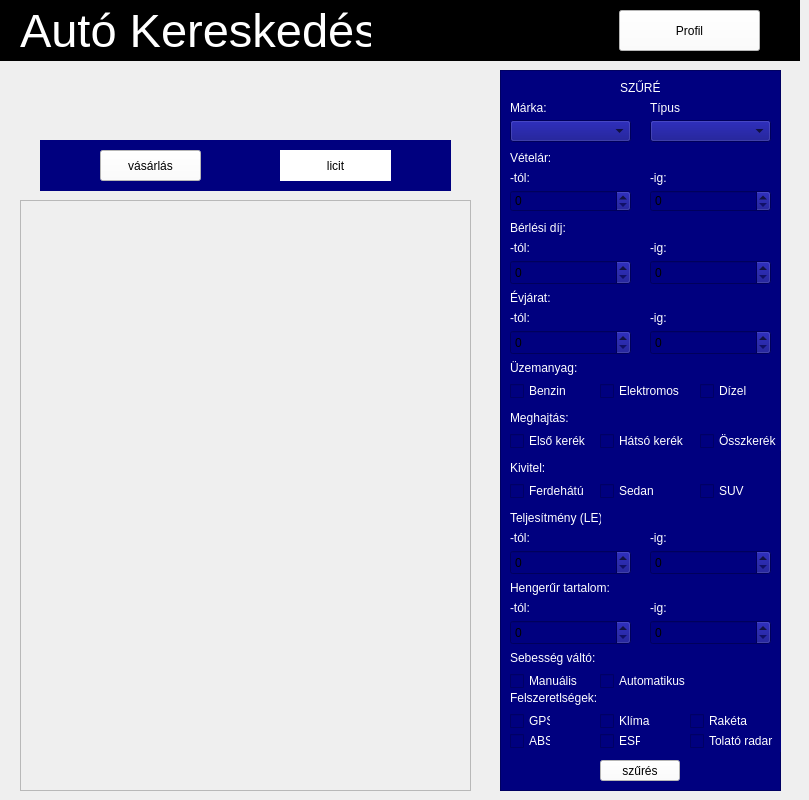
   <widget class="QWidget" name="registeredPage">
    <widget class="QWidget" name="headerRegistered" native="true">
     <property name="geometry">
      <rect>
       <x>0</x>
       <y>0</y>
       <width>800</width>
       <height>61</height>
      </rect>
     </property>
     <property name="styleSheet">
      <string notr="true">background-color: rgb(0, 0, 0);</string>
     </property>
     <widget class="QPushButton" name="profileButtonRegistered">
      <property name="geometry">
       <rect>
        <x>619</x>
        <y>10</y>
        <width>141</width>
        <height>41</height>
       </rect>
      </property>
      <property name="styleSheet">
       <string notr="true">background-color: rgb(255, 255, 255);
color: rgb(0, 0, 0);</string>
      </property>
      <property name="text">
       <string>Profil</string>
      </property>
     </widget>
     <widget class="QLabel" name="headerLabelRegistered">
      <property name="geometry">
       <rect>
        <x>20</x>
        <y>10</y>
        <width>351</width>
        <height>41</height>
       </rect>
      </property>
      <property name="font">
       <font>
        <pointsize>35</pointsize>
       </font>
      </property>
      <property name="styleSheet">
       <string notr="true">color: rgb(255, 255, 255);</string>
      </property>
      <property name="text">
       <string>Autó Kereskedés</string>
      </property>
     </widget>
    </widget>
    <widget class="QFrame" name="filterBgRegistered">
     <property name="geometry">
      <rect>
       <x>500</x>
       <y>70</y>
       <width>281</width>
       <height>721</height>
      </rect>
     </property>
     <property name="styleSheet">
      <string notr="true">background-color: rgb(0, 0, 127);</string>
     </property>
     <property name="frameShape">
      <enum>QFrame::StyledPanel</enum>
     </property>
     <property name="frameShadow">
      <enum>QFrame::Raised</enum>
     </property>
     <widget class="QPushButton" name="filerButtonRegistered">
      <property name="geometry">
       <rect>
        <x>100</x>
        <y>690</y>
        <width>80</width>
        <height>21</height>
       </rect>
      </property>
      <property name="styleSheet">
       <string notr="true">background-color: rgb(255, 255, 255);
color: rgb(0, 0, 0);</string>
      </property>
      <property name="text">
       <string>szűrés</string>
      </property>
     </widget>
     <widget class="QLabel" name="brandLabelRegistered">
      <property name="geometry">
       <rect>
        <x>10</x>
        <y>30</y>
        <width>41</width>
        <height>16</height>
       </rect>
      </property>
      <property name="styleSheet">
       <string notr="true">color: rgb(255, 255, 255);</string>
      </property>
      <property name="text">
       <string>Márka:</string>
      </property>
     </widget>
     <widget class="QComboBox" name="brandComboBoxRegistered">
      <property name="geometry">
       <rect>
        <x>10</x>
        <y>50</y>
        <width>121</width>
        <height>22</height>
       </rect>
      </property>
     </widget>
     <widget class="QLabel" name="typeLabelRegistered">
      <property name="geometry">
       <rect>
        <x>150</x>
        <y>30</y>
        <width>31</width>
        <height>16</height>
       </rect>
      </property>
      <property name="styleSheet">
       <string notr="true">color: rgb(255, 255, 255);</string>
      </property>
      <property name="text">
       <string>Típus:</string>
      </property>
     </widget>
     <widget class="QComboBox" name="typeComboBoxRegistered">
      <property name="geometry">
       <rect>
        <x>150</x>
        <y>50</y>
        <width>121</width>
        <height>22</height>
       </rect>
      </property>
     </widget>
     <widget class="QLabel" name="priceLabelRegistered">
      <property name="geometry">
       <rect>
        <x>10</x>
        <y>80</y>
        <width>41</width>
        <height>16</height>
       </rect>
      </property>
      <property name="styleSheet">
       <string notr="true">color: rgb(255, 255, 255);</string>
      </property>
      <property name="text">
       <string>Vételár:</string>
      </property>
     </widget>
     <widget class="QSpinBox" name="fromPriceSpinBoxRegistered">
      <property name="geometry">
       <rect>
        <x>10</x>
        <y>120</y>
        <width>121</width>
        <height>22</height>
       </rect>
      </property>
     </widget>
     <widget class="QLabel" name="fromPriceLabelRegistered">
      <property name="geometry">
       <rect>
        <x>10</x>
        <y>100</y>
        <width>21</width>
        <height>16</height>
       </rect>
      </property>
      <property name="styleSheet">
       <string notr="true">color: rgb(255, 255, 255);</string>
      </property>
      <property name="text">
       <string>-tól:</string>
      </property>
     </widget>
     <widget class="QSpinBox" name="toPriceSpinBoxRegistered">
      <property name="geometry">
       <rect>
        <x>150</x>
        <y>120</y>
        <width>121</width>
        <height>22</height>
       </rect>
      </property>
     </widget>
     <widget class="QLabel" name="toPriceLabelRegistered">
      <property name="geometry">
       <rect>
        <x>150</x>
        <y>100</y>
        <width>16</width>
        <height>16</height>
       </rect>
      </property>
      <property name="styleSheet">
       <string notr="true">color: rgb(255, 255, 255);</string>
      </property>
      <property name="text">
       <string>-ig:</string>
      </property>
     </widget>
     <widget class="QLabel" name="filterLabelRegistered">
      <property name="geometry">
       <rect>
        <x>120</x>
        <y>10</y>
        <width>41</width>
        <height>16</height>
       </rect>
      </property>
      <property name="styleSheet">
       <string notr="true">color: rgb(255, 255, 255);</string>
      </property>
      <property name="text">
       <string>SZŰRÉS</string>
      </property>
     </widget>
     <widget class="QSpinBox" name="FromRentSpinBoxRegistered">
      <property name="geometry">
       <rect>
        <x>10</x>
        <y>190</y>
        <width>121</width>
        <height>25</height>
       </rect>
      </property>
     </widget>
     <widget class="QSpinBox" name="toRentSpinBoxRegistered">
      <property name="geometry">
       <rect>
        <x>150</x>
        <y>190</y>
        <width>121</width>
        <height>25</height>
       </rect>
      </property>
     </widget>
     <widget class="QLabel" name="rentLabelRegistered">
      <property name="geometry">
       <rect>
        <x>10</x>
        <y>150</y>
        <width>61</width>
        <height>16</height>
       </rect>
      </property>
      <property name="styleSheet">
       <string notr="true">color: rgb(255, 255, 255);</string>
      </property>
      <property name="text">
       <string>Bérlési díj:</string>
      </property>
     </widget>
     <widget class="QLabel" name="fromRentLabelRegistered">
      <property name="geometry">
       <rect>
        <x>10</x>
        <y>170</y>
        <width>21</width>
        <height>16</height>
       </rect>
      </property>
      <property name="styleSheet">
       <string notr="true">color: rgb(255, 255, 255);</string>
      </property>
      <property name="text">
       <string>-tól:</string>
      </property>
     </widget>
     <widget class="QLabel" name="toRentLabelRegistered">
      <property name="geometry">
       <rect>
        <x>150</x>
        <y>170</y>
        <width>21</width>
        <height>16</height>
       </rect>
      </property>
      <property name="styleSheet">
       <string notr="true">color: rgb(255, 255, 255);</string>
      </property>
      <property name="text">
       <string>-ig:</string>
      </property>
     </widget>
     <widget class="QLabel" name="fuelLabelRegistered">
      <property name="geometry">
       <rect>
        <x>10</x>
        <y>290</y>
        <width>71</width>
        <height>16</height>
       </rect>
      </property>
      <property name="styleSheet">
       <string notr="true">color: rgb(255, 255, 255);</string>
      </property>
      <property name="text">
       <string>Üzemanyag:</string>
      </property>
     </widget>
     <widget class="QWidget" name="widget_3" native="true">
      <property name="geometry">
       <rect>
        <x>10</x>
        <y>310</y>
        <width>261</width>
        <height>21</height>
       </rect>
      </property>
      <widget class="QCheckBox" name="gasCheckBoxRegistered">
       <property name="geometry">
        <rect>
         <x>0</x>
         <y>0</y>
         <width>61</width>
         <height>22</height>
        </rect>
       </property>
       <property name="styleSheet">
        <string notr="true">color: rgb(255, 255, 255);</string>
       </property>
       <property name="text">
        <string>Benzin</string>
       </property>
       <property name="checked">
        <bool>false</bool>
       </property>
      </widget>
      <widget class="QCheckBox" name="dieselCheckBoxRegistered">
       <property name="geometry">
        <rect>
         <x>190</x>
         <y>0</y>
         <width>51</width>
         <height>22</height>
        </rect>
       </property>
       <property name="styleSheet">
        <string notr="true">color: rgb(255, 255, 255);</string>
       </property>
       <property name="text">
        <string>Dízel</string>
       </property>
      </widget>
      <widget class="QCheckBox" name="electronicCheckBoxRegistered">
       <property name="geometry">
        <rect>
         <x>90</x>
         <y>0</y>
         <width>91</width>
         <height>22</height>
        </rect>
       </property>
       <property name="styleSheet">
        <string notr="true">color: rgb(255, 255, 255);</string>
       </property>
       <property name="text">
        <string>Elektromos</string>
       </property>
      </widget>
     </widget>
     <widget class="QLabel" name="driveLabelRegistered">
      <property name="geometry">
       <rect>
        <x>10</x>
        <y>340</y>
        <width>61</width>
        <height>16</height>
       </rect>
      </property>
      <property name="styleSheet">
       <string notr="true">color: rgb(255, 255, 255);</string>
      </property>
      <property name="text">
       <string>Meghajtás:</string>
      </property>
     </widget>
     <widget class="QWidget" name="widget_4" native="true">
      <property name="geometry">
       <rect>
        <x>10</x>
        <y>360</y>
        <width>271</width>
        <height>21</height>
       </rect>
      </property>
      <widget class="QCheckBox" name="fwdCheckBoxRegistered">
       <property name="geometry">
        <rect>
         <x>0</x>
         <y>0</y>
         <width>81</width>
         <height>22</height>
        </rect>
       </property>
       <property name="styleSheet">
        <string notr="true">color: rgb(255, 255, 255);</string>
       </property>
       <property name="text">
        <string>Első kerék</string>
       </property>
       <property name="checked">
        <bool>false</bool>
       </property>
      </widget>
      <widget class="QCheckBox" name="rwdCheckBoxRegistered">
       <property name="geometry">
        <rect>
         <x>90</x>
         <y>0</y>
         <width>91</width>
         <height>22</height>
        </rect>
       </property>
       <property name="styleSheet">
        <string notr="true">color: rgb(255, 255, 255);</string>
       </property>
       <property name="text">
        <string>Hátsó kerék</string>
       </property>
      </widget>
      <widget class="QCheckBox" name="awdCheckBoxRegistered">
       <property name="geometry">
        <rect>
         <x>190</x>
         <y>0</y>
         <width>81</width>
         <height>22</height>
        </rect>
       </property>
       <property name="styleSheet">
        <string notr="true">color: rgb(255, 255, 255);</string>
       </property>
       <property name="text">
        <string>Összkerék</string>
       </property>
      </widget>
     </widget>
     <widget class="QSpinBox" name="toYearSpinBoxRegistered">
      <property name="geometry">
       <rect>
        <x>150</x>
        <y>260</y>
        <width>121</width>
        <height>25</height>
       </rect>
      </property>
     </widget>
     <widget class="QSpinBox" name="fromYearSpinBoxRegistered">
      <property name="geometry">
       <rect>
        <x>10</x>
        <y>260</y>
        <width>121</width>
        <height>25</height>
       </rect>
      </property>
     </widget>
     <widget class="QLabel" name="yearLabelRegistered">
      <property name="geometry">
       <rect>
        <x>10</x>
        <y>220</y>
        <width>41</width>
        <height>16</height>
       </rect>
      </property>
      <property name="styleSheet">
       <string notr="true">color: rgb(255, 255, 255);</string>
      </property>
      <property name="text">
       <string>Évjárat:</string>
      </property>
     </widget>
     <widget class="QLabel" name="fromYearLabelRegistered">
      <property name="geometry">
       <rect>
        <x>10</x>
        <y>240</y>
        <width>31</width>
        <height>16</height>
       </rect>
      </property>
      <property name="styleSheet">
       <string notr="true">color: rgb(255, 255, 255);</string>
      </property>
      <property name="text">
       <string>-tól:</string>
      </property>
     </widget>
     <widget class="QLabel" name="toYearLabelRegistered">
      <property name="geometry">
       <rect>
        <x>150</x>
        <y>240</y>
        <width>21</width>
        <height>16</height>
       </rect>
      </property>
      <property name="styleSheet">
       <string notr="true">color: rgb(255, 255, 255);</string>
      </property>
      <property name="text">
       <string>-ig:</string>
      </property>
     </widget>
     <widget class="QLabel" name="designLabelRegistered">
      <property name="geometry">
       <rect>
        <x>10</x>
        <y>390</y>
        <width>41</width>
        <height>16</height>
       </rect>
      </property>
      <property name="styleSheet">
       <string notr="true">color: rgb(255, 255, 255);</string>
      </property>
      <property name="text">
       <string>Kivitel:</string>
      </property>
     </widget>
     <widget class="QWidget" name="designWidgetRegistered" native="true">
      <property name="geometry">
       <rect>
        <x>10</x>
        <y>410</y>
        <width>261</width>
        <height>21</height>
       </rect>
      </property>
      <widget class="QCheckBox" name="hatchbackCheckBoxRegistered">
       <property name="geometry">
        <rect>
         <x>0</x>
         <y>0</y>
         <width>81</width>
         <height>22</height>
        </rect>
       </property>
       <property name="styleSheet">
        <string notr="true">color: rgb(255, 255, 255);</string>
       </property>
       <property name="text">
        <string>Ferdehátú</string>
       </property>
       <property name="checked">
        <bool>false</bool>
       </property>
      </widget>
      <widget class="QCheckBox" name="sedanCheckBoxRegistered">
       <property name="geometry">
        <rect>
         <x>90</x>
         <y>0</y>
         <width>61</width>
         <height>22</height>
        </rect>
       </property>
       <property name="styleSheet">
        <string notr="true">color: rgb(255, 255, 255);</string>
       </property>
       <property name="text">
        <string>Sedan</string>
       </property>
      </widget>
      <widget class="QCheckBox" name="suvCheckBoxRegistered">
       <property name="geometry">
        <rect>
         <x>190</x>
         <y>0</y>
         <width>51</width>
         <height>22</height>
        </rect>
       </property>
       <property name="styleSheet">
        <string notr="true">color: rgb(255, 255, 255);</string>
       </property>
       <property name="text">
        <string>SUV</string>
       </property>
      </widget>
     </widget>
     <widget class="QLabel" name="powerLabelRegistered">
      <property name="geometry">
       <rect>
        <x>10</x>
        <y>440</y>
        <width>91</width>
        <height>16</height>
       </rect>
      </property>
      <property name="styleSheet">
       <string notr="true">color: rgb(255, 255, 255);</string>
      </property>
      <property name="text">
       <string>Teljesítmény (LE):</string>
      </property>
     </widget>
     <widget class="QSpinBox" name="fromPowerSpinBoxRegistered">
      <property name="geometry">
       <rect>
        <x>10</x>
        <y>480</y>
        <width>121</width>
        <height>25</height>
       </rect>
      </property>
     </widget>
     <widget class="QSpinBox" name="toPowerSpinBoxRegistered">
      <property name="geometry">
       <rect>
        <x>150</x>
        <y>480</y>
        <width>121</width>
        <height>25</height>
       </rect>
      </property>
     </widget>
     <widget class="QLabel" name="toPowerLabelRegistered">
      <property name="geometry">
       <rect>
        <x>150</x>
        <y>460</y>
        <width>21</width>
        <height>16</height>
       </rect>
      </property>
      <property name="styleSheet">
       <string notr="true">color: rgb(255, 255, 255);</string>
      </property>
      <property name="text">
       <string>-ig:</string>
      </property>
     </widget>
     <widget class="QLabel" name="fromPowerLabelRegistered">
      <property name="geometry">
       <rect>
        <x>10</x>
        <y>460</y>
        <width>31</width>
        <height>16</height>
       </rect>
      </property>
      <property name="styleSheet">
       <string notr="true">color: rgb(255, 255, 255);</string>
      </property>
      <property name="text">
       <string>-tól:</string>
      </property>
     </widget>
     <widget class="QSpinBox" name="toSizeSpinBoxRegistered">
      <property name="geometry">
       <rect>
        <x>150</x>
        <y>550</y>
        <width>121</width>
        <height>25</height>
       </rect>
      </property>
     </widget>
     <widget class="QSpinBox" name="fromSizeSpinBoxRegistered">
      <property name="geometry">
       <rect>
        <x>10</x>
        <y>550</y>
        <width>121</width>
        <height>25</height>
       </rect>
      </property>
     </widget>
     <widget class="QLabel" name="fromSizeLabelRegistered">
      <property name="geometry">
       <rect>
        <x>10</x>
        <y>530</y>
        <width>31</width>
        <height>16</height>
       </rect>
      </property>
      <property name="styleSheet">
       <string notr="true">color: rgb(255, 255, 255);</string>
      </property>
      <property name="text">
       <string>-tól:</string>
      </property>
     </widget>
     <widget class="QLabel" name="toSizeLabelRegistered">
      <property name="geometry">
       <rect>
        <x>150</x>
        <y>530</y>
        <width>21</width>
        <height>16</height>
       </rect>
      </property>
      <property name="styleSheet">
       <string notr="true">color: rgb(255, 255, 255);</string>
      </property>
      <property name="text">
       <string>-ig:</string>
      </property>
     </widget>
     <widget class="QLabel" name="sizeLabelRegistered">
      <property name="geometry">
       <rect>
        <x>10</x>
        <y>510</y>
        <width>111</width>
        <height>16</height>
       </rect>
      </property>
      <property name="styleSheet">
       <string notr="true">color: rgb(255, 255, 255);</string>
      </property>
      <property name="text">
       <string>Hengerűr tartalom:</string>
      </property>
     </widget>
     <widget class="QWidget" name="gearWidgetRegistered" native="true">
      <property name="geometry">
       <rect>
        <x>10</x>
        <y>600</y>
        <width>261</width>
        <height>21</height>
       </rect>
      </property>
      <widget class="QCheckBox" name="manualCheckBoxRegistered">
       <property name="geometry">
        <rect>
         <x>0</x>
         <y>0</y>
         <width>71</width>
         <height>22</height>
        </rect>
       </property>
       <property name="styleSheet">
        <string notr="true">color: rgb(255, 255, 255);</string>
       </property>
       <property name="text">
        <string>Manuális</string>
       </property>
       <property name="checked">
        <bool>false</bool>
       </property>
      </widget>
      <widget class="QCheckBox" name="automaticCheckBoxRegistered">
       <property name="geometry">
        <rect>
         <x>90</x>
         <y>0</y>
         <width>91</width>
         <height>22</height>
        </rect>
       </property>
       <property name="styleSheet">
        <string notr="true">color: rgb(255, 255, 255);</string>
       </property>
       <property name="text">
        <string>Automatikus</string>
       </property>
      </widget>
     </widget>
     <widget class="QLabel" name="gearLabelRegistered">
      <property name="geometry">
       <rect>
        <x>10</x>
        <y>580</y>
        <width>90</width>
        <height>15</height>
       </rect>
      </property>
      <property name="styleSheet">
       <string notr="true">color: rgb(255, 255, 255);</string>
      </property>
      <property name="text">
       <string>Sebesség váltó:</string>
      </property>
     </widget>
     <widget class="QLabel" name="equipmentLabelRegistered">
      <property name="geometry">
       <rect>
        <x>10</x>
        <y>620</y>
        <width>91</width>
        <height>16</height>
       </rect>
      </property>
      <property name="styleSheet">
       <string notr="true">color: rgb(255, 255, 255);</string>
      </property>
      <property name="text">
       <string>Felszeretlségek:</string>
      </property>
     </widget>
     <widget class="QCheckBox" name="absCheckBoxRegistered">
      <property name="geometry">
       <rect>
        <x>10</x>
        <y>660</y>
        <width>41</width>
        <height>22</height>
       </rect>
      </property>
      <property name="styleSheet">
       <string notr="true">color: rgb(255, 255, 255);</string>
      </property>
      <property name="text">
       <string>ABS</string>
      </property>
     </widget>
     <widget class="QCheckBox" name="acCheckBoxRegistered">
      <property name="geometry">
       <rect>
        <x>100</x>
        <y>640</y>
        <width>51</width>
        <height>22</height>
       </rect>
      </property>
      <property name="styleSheet">
       <string notr="true">color: rgb(255, 255, 255);</string>
      </property>
      <property name="text">
       <string>Klíma</string>
      </property>
     </widget>
     <widget class="QCheckBox" name="radarCheckBoxRegistered">
      <property name="geometry">
       <rect>
        <x>190</x>
        <y>660</y>
        <width>91</width>
        <height>22</height>
       </rect>
      </property>
      <property name="styleSheet">
       <string notr="true">color: rgb(255, 255, 255);</string>
      </property>
      <property name="text">
       <string>Tolató radar</string>
      </property>
     </widget>
     <widget class="QCheckBox" name="rocketCheckBoxRegistered">
      <property name="geometry">
       <rect>
        <x>190</x>
        <y>640</y>
        <width>61</width>
        <height>22</height>
       </rect>
      </property>
      <property name="styleSheet">
       <string notr="true">color: rgb(255, 255, 255);</string>
      </property>
      <property name="text">
       <string>Rakéta</string>
      </property>
     </widget>
     <widget class="QCheckBox" name="espCheckBoxRegistered">
      <property name="geometry">
       <rect>
        <x>100</x>
        <y>660</y>
        <width>41</width>
        <height>22</height>
       </rect>
      </property>
      <property name="styleSheet">
       <string notr="true">color: rgb(255, 255, 255);</string>
      </property>
      <property name="text">
       <string>ESP</string>
      </property>
     </widget>
     <widget class="QCheckBox" name="gpsCheckBoxRegistered">
      <property name="geometry">
       <rect>
        <x>10</x>
        <y>640</y>
        <width>41</width>
        <height>22</height>
       </rect>
      </property>
      <property name="styleSheet">
       <string notr="true">color: rgb(255, 255, 255);</string>
      </property>
      <property name="text">
       <string>GPS</string>
      </property>
     </widget>
    </widget>
    <widget class="QScrollArea" name="listRegistered">
     <property name="geometry">
      <rect>
       <x>20</x>
       <y>200</y>
       <width>451</width>
       <height>591</height>
      </rect>
     </property>
     <property name="widgetResizable">
      <bool>true</bool>
     </property>
     <widget class="QWidget" name="scrollAreaWidgetContents_3">
      <property name="geometry">
       <rect>
        <x>0</x>
        <y>0</y>
        <width>449</width>
        <height>589</height>
       </rect>
      </property>
     </widget>
    </widget>
    <widget class="QStackedWidget" name="stackedWidgetRegistered">
     <property name="geometry">
      <rect>
       <x>40</x>
       <y>140</y>
       <width>411</width>
       <height>51</height>
      </rect>
     </property>
     <property name="styleSheet">
      <string notr="true">background-color: rgb(0, 0, 127);</string>
     </property>
     <property name="currentIndex">
      <number>1</number>
     </property>
     <widget class="QWidget" name="purchasePageRegistered">
      <widget class="QLabel" name="purchaseLabelRegisteredPurchase">
       <property name="geometry">
        <rect>
         <x>60</x>
         <y>10</y>
         <width>101</width>
         <height>31</height>
        </rect>
       </property>
       <property name="styleSheet">
        <string notr="true">background-color: rgb(255, 255, 255);
color: rgb(0, 0, 0);</string>
       </property>
       <property name="text">
        <string>vásárlás</string>
       </property>
       <property name="alignment">
        <set>Qt::AlignCenter</set>
       </property>
      </widget>
      <widget class="QPushButton" name="bidButtonRegisteredPurchase">
       <property name="geometry">
        <rect>
         <x>240</x>
         <y>10</y>
         <width>111</width>
         <height>31</height>
        </rect>
       </property>
       <property name="styleSheet">
        <string notr="true">background-color: rgb(255, 255, 255);
color: rgb(0, 0, 0);</string>
       </property>
       <property name="text">
        <string>licit</string>
       </property>
      </widget>
     </widget>
     <widget class="QWidget" name="bidPageRegistered">
      <widget class="QPushButton" name="purchaseButtonRegisteredBid">
       <property name="geometry">
        <rect>
         <x>60</x>
         <y>10</y>
         <width>101</width>
         <height>31</height>
        </rect>
       </property>
       <property name="styleSheet">
        <string notr="true">background-color: rgb(255, 255, 255);
color: rgb(0, 0, 0);</string>
       </property>
       <property name="text">
        <string>vásárlás</string>
       </property>
      </widget>
      <widget class="QLabel" name="bidLabelRegisteredBid">
       <property name="geometry">
        <rect>
         <x>240</x>
         <y>10</y>
         <width>111</width>
         <height>31</height>
        </rect>
       </property>
       <property name="layoutDirection">
        <enum>Qt::LeftToRight</enum>
       </property>
       <property name="styleSheet">
        <string notr="true">background-color: rgb(255, 255, 255);
color: rgb(0, 0, 0);</string>
       </property>
       <property name="text">
        <string>licit</string>
       </property>
       <property name="alignment">
        <set>Qt::AlignCenter</set>
       </property>
      </widget>
     </widget>
    </widget>
   </widget>
